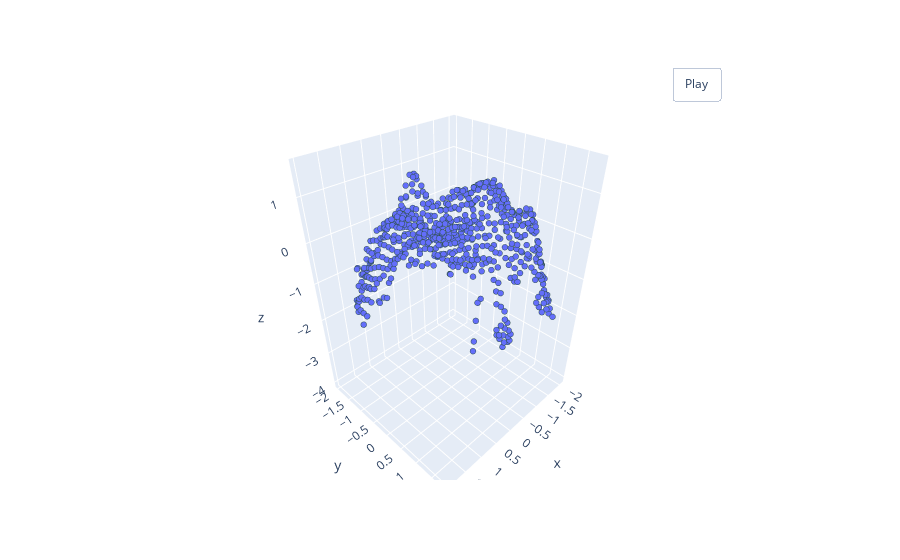

Notebook code for this chart:
### Code cell
x, y, z = norm_pcd[:, 0], norm_pcd[:, 1], norm_pcd[:, 2]
pcshow(x, y, z)

### Figure 1 — Plotly figure (JSON) as saved in the notebook; plotly's stock layout.template omitted (floating-point values rounded to 4 significant figures; data arrays with more than 128 entries replaced by an {"elided": "..."} marker saying what was removed)
{"data": [{"marker": {"line": {"color": "DarkSlateGrey", "width": 2}, "size": 2}, "mode": "markers", "type": "scatter3d", "x": {"elided": "632 float values"}, "y": {"elided": "632 float values"}, "z": {"elided": "632 float values"}}], "layout": {"updatemenus": [{"buttons": [{"args": [null, {"frame": {"duration": 50, "redraw": true}, "fromcurrent": true, "mode": "immediate", "transition": {"duration": 0}}], "label": "Play", "method": "animate"}], "pad": {"r": 10, "t": 45}, "showactive": false, "type": "buttons", "x": 0.8, "xanchor": "left", "y": 1, "yanchor": "bottom"}]}}
